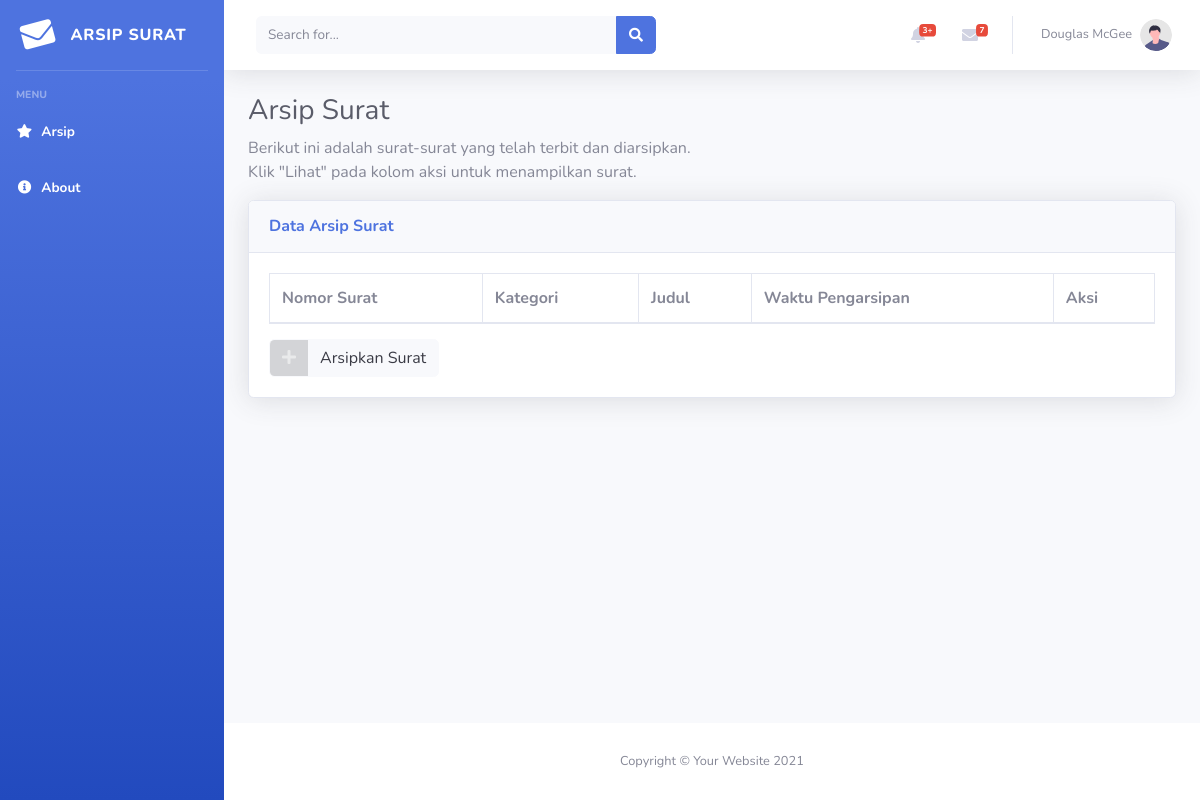
Before: / with the older database file.
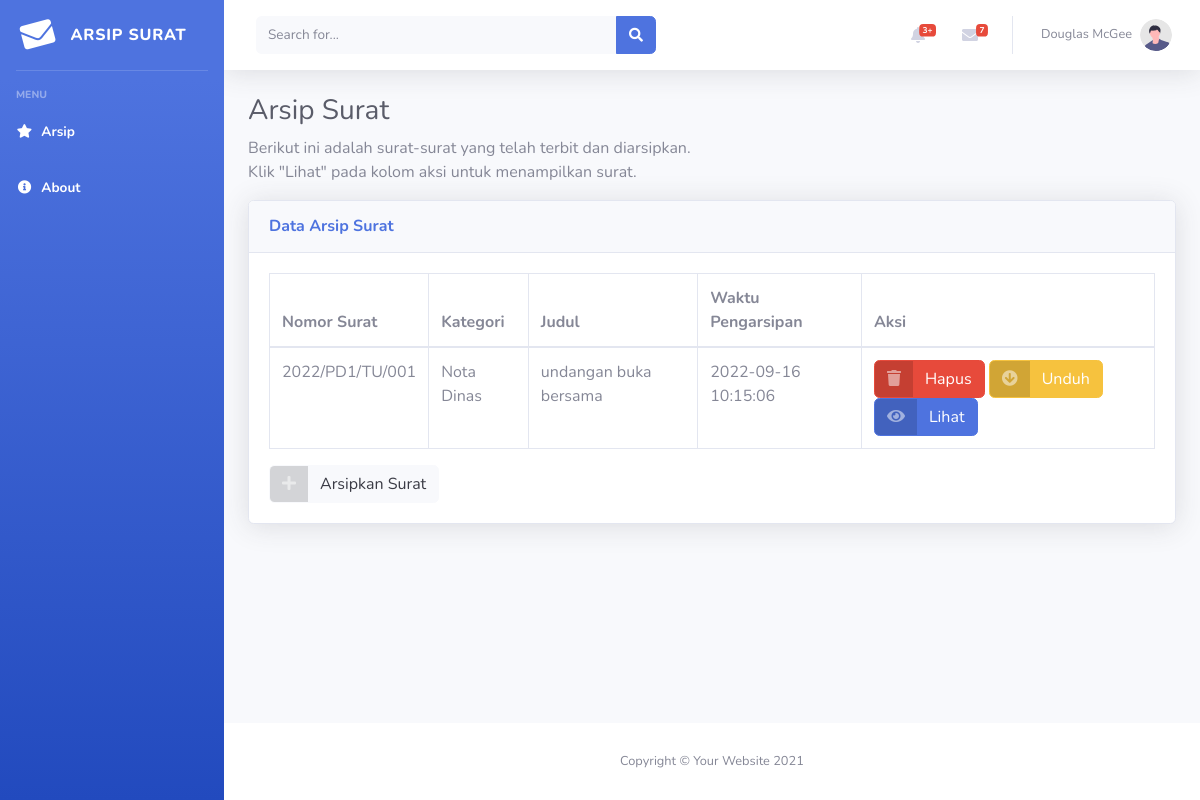
After: the same page with the newer database file.
### tables this page shows
CREATE TABLE `arsip` (
  `id` int(11) NOT NULL,
  `no_surat` varchar(15) NOT NULL,
  `kategori` varchar(30) NOT NULL,
  `judul` varchar(30) NOT NULL,
  `file_surat` varchar(100) NOT NULL,
  `waktu_pengarsipan` datetime NOT NULL DEFAULT current_timestamp()
);

### arsip.php (the view, shortened to what this page needs)
<h1 class="h3 mb-2 text-gray-800">Arsip Surat</h1>
<p class="mb-0">Berikut ini adalah surat-surat yang telah terbit dan diarsipkan.</p>
<p class="mb-3">Klik "Lihat" pada kolom aksi untuk menampilkan surat.</p>
<div class="card shadow mb-4">
	<div class="card-header py-3">
		<h6 class="m-0 font-weight-bold text-primary">Data Arsip Surat</h6>
	</div>
	<div class="card-body">
		<div class="table-responsive">
			<table class="table table-bordered" id="dataTable" width="100%" cellspacing="0">
				<thead>
					<tr>
						<th>Nomor Surat</th>
						<th>Kategori</th>
						<th>Judul</th>
						<th>Waktu Pengarsipan</th>
						<th>Aksi</th>
					</tr>
				</thead>
				<tbody>
					<tr>
						<?php
						include 'koneksi.php';
						$arsip = mysqli_query($koneksi, "SELECT * FROM arsip");
						while ($row = mysqli_fetch_array($arsip)) {
							echo "
							<td>" . $row['no_surat'] . "</td>
							<td>" . $row['kategori'] . "</td>
							<td>" . $row['judul'] . "</td>
							<td>" . $row['waktu_pengarsipan'] . "</td>";
						?>
							<td>
								<ul class="list-inline mb-0">
									<a class="btn btn-danger btn-icon-split" data-toggle="modal" data-target="#deleteModal">
										<span class="icon text-white-50">
											<i class="fas fa-trash"></i>
										</span>
										<span class="text">Hapus</span>
									</a>
									<a href="download-arsip-file.php?id=<?php echo ($row['id']) ?>" class="btn btn-warning btn-icon-split">
										<span class="icon text-white-50">
											<i class="fas fa-arrow-circle-down"></i>
										</span>
										<span class="text">Unduh</span>
									</a>
									<a href="detail-arsip.php?id=<?php echo ($row['id']) ?>" class="btn btn-primary btn-icon-split">
										<span class="icon text-white-50">
											<i class="fas fa-eye"></i>
										</span>
										<span class="text">Lihat</span>
									</a>
								</ul>
							</td>
					</tr>
				<?php
						}
				?>
				</tbody>
			</table>
		</div>
		<a href="index.php?arsip-forms" class="btn btn-light btn-icon-split">
			<span class="icon text-white-50">
				<i class="fas fa-plus"></i>
			</span>
			<span class="text">Arsipkan Surat</span>
		</a>
	</div>
</div>

### index.php (shortened to what this page needs)
<!DOCTYPE html>
<html lang="en">
<head>
    <?php include("include/head.php") ?>
</head>
<body id="page-top">
    <div id="wrapper">
        <?php include("include/sidebar.php"); ?>
        <div id="content-wrapper" class="d-flex flex-column">
            <div id="content">
                <?php include("include/header.php"); ?>
                <div class="container-fluid">
                    <div class="content">
                        <?php
                        if (isset($_REQUEST['arsip'])) {
                            include("arsip.php");
                        } else if (isset($_REQUEST['about'])) {
                            include("about.php");
                        } else if (isset($_REQUEST['arsip-forms'])) {
                            include("arsip-forms.php");
                        } else if (isset($_REQUEST['detail-arsip'])) {
                            include("detail-arsip.php");
                        } else (include "arsip.php");
                        ?>
                    </div>
                </div>
            </div>
            <?php include("include/footer.php"); ?>
        </div>
    </div>
</body>
</html>

### include/head.php (shortened to what this page needs)
<link href="vendor/fontawesome-free/css/all.min.css" rel="stylesheet" type="text/css">
<link href="css/sb-admin-2.min.css" rel="stylesheet">
<link href="vendor/datatables/dataTables.bootstrap4.min.css" rel="stylesheet">

### include/sidebar.php
<ul class="navbar-nav bg-gradient-primary sidebar sidebar-dark accordion" id="accordionSidebar">
	<a class="sidebar-brand d-flex align-items-center justify-content-center" href="index.html">
		<div class="sidebar-brand-icon rotate-n-15">
			<i class="fas  fa-envelope"></i>
		</div>
		<div class="sidebar-brand-text mx-3">Arsip Surat</div>
	</a>
	<hr class="sidebar-divider">
	<div class="sidebar-heading">
		Menu
	</div>
	<li class="nav-item active">
		<a class="nav-link" href="index.php?arsip">
			<i class="fas fa-fw fa-star"></i>
			<span>Arsip</span></a>
	</li>
	<li class="nav-item active">
		<a class="nav-link" href="index.php?about">
			<i class="fas fa-fw fa-info-circle "></i>
			<span>About</span></a>
	</li>
</ul>

### include/header.php (shortened to what this page needs)
<nav class="navbar navbar-expand navbar-light bg-white topbar mb-4 static-top shadow">
	<form class="d-none d-sm-inline-block form-inline mr-auto ml-md-3 my-2 my-md-0 mw-100 navbar-search">
		<div class="input-group">
			<input type="text" class="form-control bg-light border-0 small" placeholder="Search for..." aria-label="Search" aria-describedby="basic-addon2">
			<div class="input-group-append">
				<button class="btn btn-primary" type="button">
					<i class="fas fa-search fa-sm"></i>
				</button>
			</div>
		</div>
	</form>
	<ul class="navbar-nav ml-auto">
		<li class="nav-item dropdown no-arrow mx-1">
			<a class="nav-link dropdown-toggle" href="#" id="alertsDropdown" role="button" data-toggle="dropdown" aria-haspopup="true" aria-expanded="false">
				<i class="fas fa-bell fa-fw"></i>
				<span class="badge badge-danger badge-counter">3+</span>
			</a>
		</li>
		<li class="nav-item dropdown no-arrow mx-1">
			<a class="nav-link dropdown-toggle" href="#" id="messagesDropdown" role="button" data-toggle="dropdown" aria-haspopup="true" aria-expanded="false">
				<i class="fas fa-envelope fa-fw"></i>
				<span class="badge badge-danger badge-counter">7</span>
			</a>
		</li>
		<li class="nav-item dropdown no-arrow">
			<a class="nav-link dropdown-toggle" href="#" id="userDropdown" role="button" data-toggle="dropdown" aria-haspopup="true" aria-expanded="false">
				<span class="mr-2 d-none d-lg-inline text-gray-600 small">Douglas McGee</span>
				<img class="img-profile rounded-circle" src="img/undraw_profile.svg">
			</a>
		</li>
	</ul>
</nav>

### include/footer.php
<footer class="sticky-footer bg-white">
	<div class="container my-auto">
		<div class="copyright text-center my-auto">
			<span>Copyright &copy; Your Website 2021</span>
		</div>
	</div>
</footer>

Changed rows visible on the page:
added arsip: no_surat "2022/PD1/TU/001", kategori "Nota Dinas", judul "undangan buka bersama", waktu_pengarsipan "2022-09-16 10:15:06"
